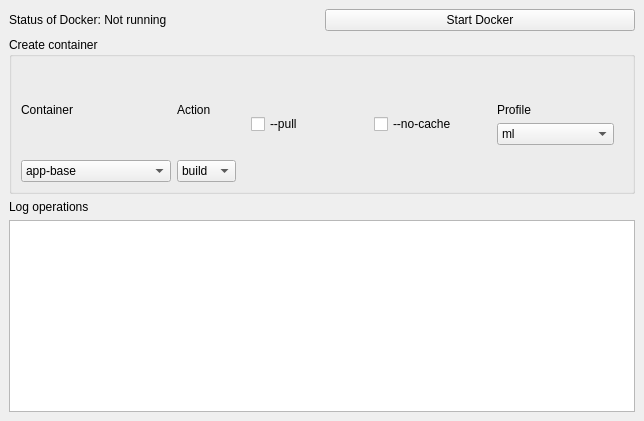
<?xml version="1.0" encoding="UTF-8"?>
<ui version="4.0">
 <class>MainWindow</class>
 <widget class="QMainWindow" name="MainWindow">
  <property name="geometry">
   <rect>
    <x>0</x>
    <y>0</y>
    <width>644</width>
    <height>421</height>
   </rect>
  </property>
  <property name="windowTitle">
   <string>MainWindow</string>
  </property>
  <property name="styleSheet">
   <string notr="true">/* ──────────────────────────────────────────────────────────────
   Minimal Dark Theme · Qt Widgets QSS
   Paleta base:
     bg        #121417
     surface   #1A1D21
     surface+  #20252B
     border    #2B3036
     text      #E6E6E6
     text-2    #A6A6A6
     text-dis  #6B6F76
     accent    #4C8DFF
     accent-2  #2E6CF3
   Radios/bordes pequeños, sin sombras, sin degradados.
   ────────────────────────────────────────────────────────────── */

/* Base */
QWidget {
  background: #121417;
  color: #E6E6E6;
  font-size: 16px;
}

*:disabled {
  color: #6B6F76;
}

/* Ventanas y contenedores */
QMainWindow, QDialog, QFrame, QStackedWidget, QSplitter {
  background: #121417;
  border: none;
}

/* Barras y menús */
QMenuBar {
  background: #121417;
  border: none;
}
QMenuBar::item {
  padding: 4px 8px;
  background: transparent;
}
QMenuBar::item:selected {
  background: #20252B;
  border-radius: 6px;
}
QMenu {
  background: #181B20;
  border: 1px solid #2B3036;
}
QMenu::item {
  padding: 6px 10px;
}
QMenu::item:selected {
  background: #20252B;
}

/* Botones */
QPushButton, QToolButton {
  background: #1A1D21;
  color: #E6E6E6;
  border: 1px solid #2B3036;
  border-radius: 8px;
  padding: 6px 12px;
}
QPushButton:hover, QToolButton:hover {
  background: #20252B;
  border-color: #3A4048;
}
QPushButton:pressed, QToolButton:pressed {
  background: #15181D;
}
QPushButton:default {
  background: #4C8DFF;
  color: #FFFFFF;
  border: 1px solid #4C8DFF;
}
QPushButton:disabled, QToolButton:disabled {
  background: #1A1D21;
  color: #6B6F76;
  border-color: #24292F;
}

/* Campos de texto */
QLineEdit, QTextEdit, QPlainTextEdit, QSpinBox, QDoubleSpinBox,
QDateTimeEdit, QDateEdit, QTimeEdit {
  background: #0F1216;
  color: #E6E6E6;
  border: 1px solid #2B3036;
  border-radius: 8px;
  padding: 6px 8px;
  selection-background-color: #2E6CF3;
  selection-color: #FFFFFF;
}
QLineEdit:focus, QTextEdit:focus, QPlainTextEdit:focus,
QSpinBox:focus, QDoubleSpinBox:focus, QDateTimeEdit:focus,
QDateEdit:focus, QTimeEdit:focus {
  border-color: #4C8DFF;
}

/* SpinBox up/down */
QSpinBox::up-button, QDoubleSpinBox::up-button,
QDateTimeEdit::up-button, QDateEdit::up-button, QTimeEdit::up-b
</string>
  </property>
  <widget class="QWidget" name="centralwidget">
   <layout class="QGridLayout" name="gridLayout">
    <item row="0" column="0">
     <widget class="QLabel" name="labelStatusDocker">
      <property name="text">
       <string>Status of Docker: Not running</string>
      </property>
     </widget>
    </item>
    <item row="0" column="1">
     <widget class="QPushButton" name="pushButtonStartDocker">
      <property name="text">
       <string>Start Docker</string>
      </property>
     </widget>
    </item>
    <item row="3" column="0" colspan="2">
     <widget class="QLabel" name="labelTitleLogsOperation">
      <property name="text">
       <string>Log operations</string>
      </property>
     </widget>
    </item>
    <item row="4" column="0" colspan="2">
     <widget class="QPlainTextEdit" name="plainTextEditLogsOperation"/>
    </item>
    <item row="1" column="0" colspan="2">
     <widget class="QGroupBox" name="groupBox">
      <property name="minimumSize">
       <size>
        <width>0</width>
        <height>150</height>
       </size>
      </property>
      <property name="title">
       <string>Create container</string>
      </property>
      <property name="flat">
       <bool>false</bool>
      </property>
      <layout class="QGridLayout" name="gridLayout_4">
       <item row="0" column="0">
        <layout class="QVBoxLayout" name="verticalLayoutContainer">
         <item>
          <widget class="QLabel" name="labelTitleContainer">
           <property name="text">
            <string>Container</string>
           </property>
          </widget>
         </item>
         <item>
          <widget class="QComboBox" name="comboBoxContainer">
           <property name="maximumSize">
            <size>
             <width>150</width>
             <height>16777215</height>
            </size>
           </property>
           <item>
            <property name="text">
             <string>app-base</string>
            </property>
           </item>
           <item>
            <property name="text">
             <string>celery-torch</string>
            </property>
           </item>
           <item>
            <property name="text">
             <string>App-base + celery-torch</string>
            </property>
           </item>
          </widget>
         </item>
        </layout>
       </item>
       <item row="0" column="1">
        <layout class="QVBoxLayout" name="verticalLayoutAction">
         <item>
          <widget class="QLabel" name="labelTitleAction">
           <property name="text">
            <string>Action</string>
           </property>
          </widget>
         </item>
         <item>
          <widget class="QComboBox" name="comboBoxAction">
           <item>
            <property name="text">
             <string>build</string>
            </property>
           </item>
           <item>
            <property name="text">
             <string>up</string>
            </property>
           </item>
           <item>
            <property name="text">
             <string>down</string>
            </property>
           </item>
          </widget>
         </item>
        </layout>
       </item>
       <item row="0" column="2">
        <widget class="QStackedWidget" name="stackedWidget">
         <property name="currentIndex">
          <number>0</number>
         </property>
         <widget class="QWidget" name="pageBuild">
          <layout class="QGridLayout" name="gridLayout_2">
           <item row="0" column="0">
            <widget class="QCheckBox" name="checkBoxPull">
             <property name="text">
              <string>--pull</string>
             </property>
            </widget>
           </item>
           <item row="0" column="1">
            <widget class="QCheckBox" name="checkBoxNoCache">
             <property name="text">
              <string>--no-cache</string>
             </property>
            </widget>
           </item>
           <item row="0" column="2">
            <layout class="QVBoxLayout" name="verticalLayoutProfile">
             <item>
              <widget class="QLabel" name="labelTitleProfile">
               <property name="text">
                <string>Profile</string>
               </property>
              </widget>
             </item>
             <item>
              <widget class="QComboBox" name="comboBoxProfile">
               <item>
                <property name="text">
                 <string>ml</string>
                </property>
               </item>
               <item>
                <property name="text">
                 <string>dev</string>
                </property>
               </item>
              </widget>
             </item>
            </layout>
           </item>
          </layout>
         </widget>
         <widget class="QWidget" name="pageUp">
          <layout class="QGridLayout" name="gridLayout_5">
           <item row="0" column="0">
            <widget class="QCheckBox" name="checkBoxUp">
             <property name="text">
              <string>-d</string>
             </property>
            </widget>
           </item>
          </layout>
         </widget>
         <widget class="QWidget" name="pageDown">
          <layout class="QGridLayout" name="gridLayout_3">
           <item row="0" column="0">
            <widget class="QCheckBox" name="checkBoxDownVolume">
             <property name="text">
              <string>-v</string>
             </property>
            </widget>
           </item>
          </layout>
         </widget>
        </widget>
       </item>
      </layout>
     </widget>
    </item>
   </layout>
  </widget>
 </widget>
 <resources/>
 <connections/>
</ui>
